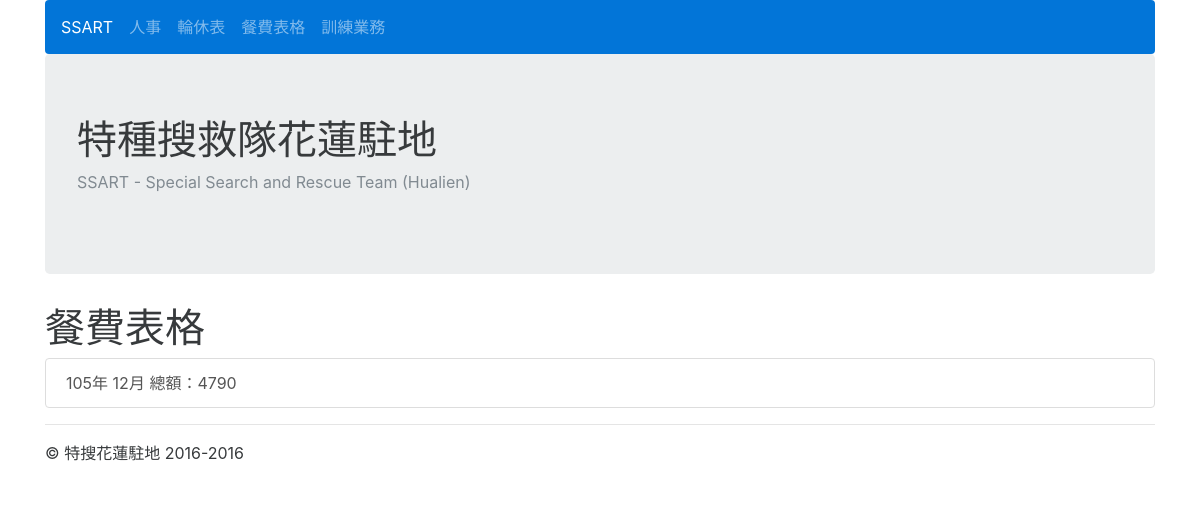
The page /tablemoney/ on the database as committed earlier.
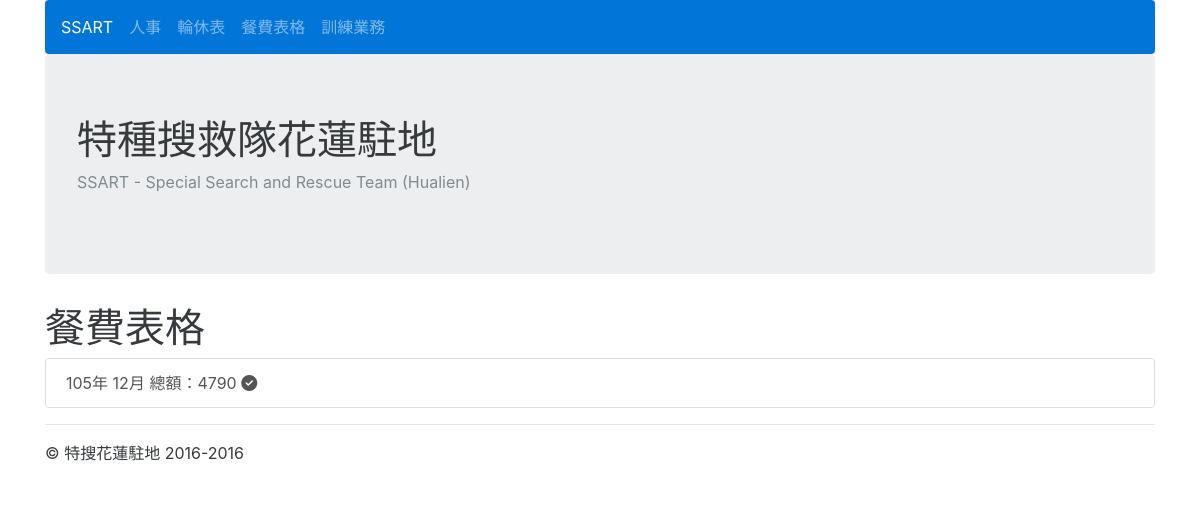
The same page on the database as committed later.
### tablemoney/models.py (models this page shows, shortened)
class Month(models.Model):
	month = models.CharField(max_length=20, choices=MONTH_CHOICES)
	year = models.PositiveIntegerField()
	month_total = models.IntegerField(default=0)
	name = models.ManyToManyField(UserProfile, through='TableMoney')
	current_money = models.IntegerField(default=0)
	def get_absolute_url(self):
		return reverse ('table_money_detail', kwargs={'pk':self.pk})
	class Meta:
		ordering = ['-pk']

### tablemoney/views.py (the view)
def table_money_list(request):
	months = Month.objects.all()
	if request.method == 'GET':
		creat_month = request.GET.get('try_create')
		if creat_month:
			messages.add_message(request, messages.INFO, 'ss')
			return HttpResponseRedirect(reverse("holiday_list"))
	context = {
		'months':months,
	}
	return render(request, 'table_money_list.html', context)

### tablemoney/templates/table_money_list.html
{% extends 'base.html' %}
{% block content %}
<p>
<div class="list-group">
	<h1>餐費表格</h1>
	<p>
	{% for month in months %}
		<a href={{ month.get_absolute_url }} class="list-group-item list-group-item-action">
		{{month.year}}年
		{{month.month}}月
		總額：{{month.month_total}}
		{% if month.current_money == month.month_total %}
			<i class="fa fa-check-circle" aria-hidden="true"></i>
		{% endif %}
		 </a>
	{% endfor %}
</div>
{% endblock %}

Rows that differ between the two databases and show on the page:
changed Month: current_money 3190 → 4790 (drawn)
